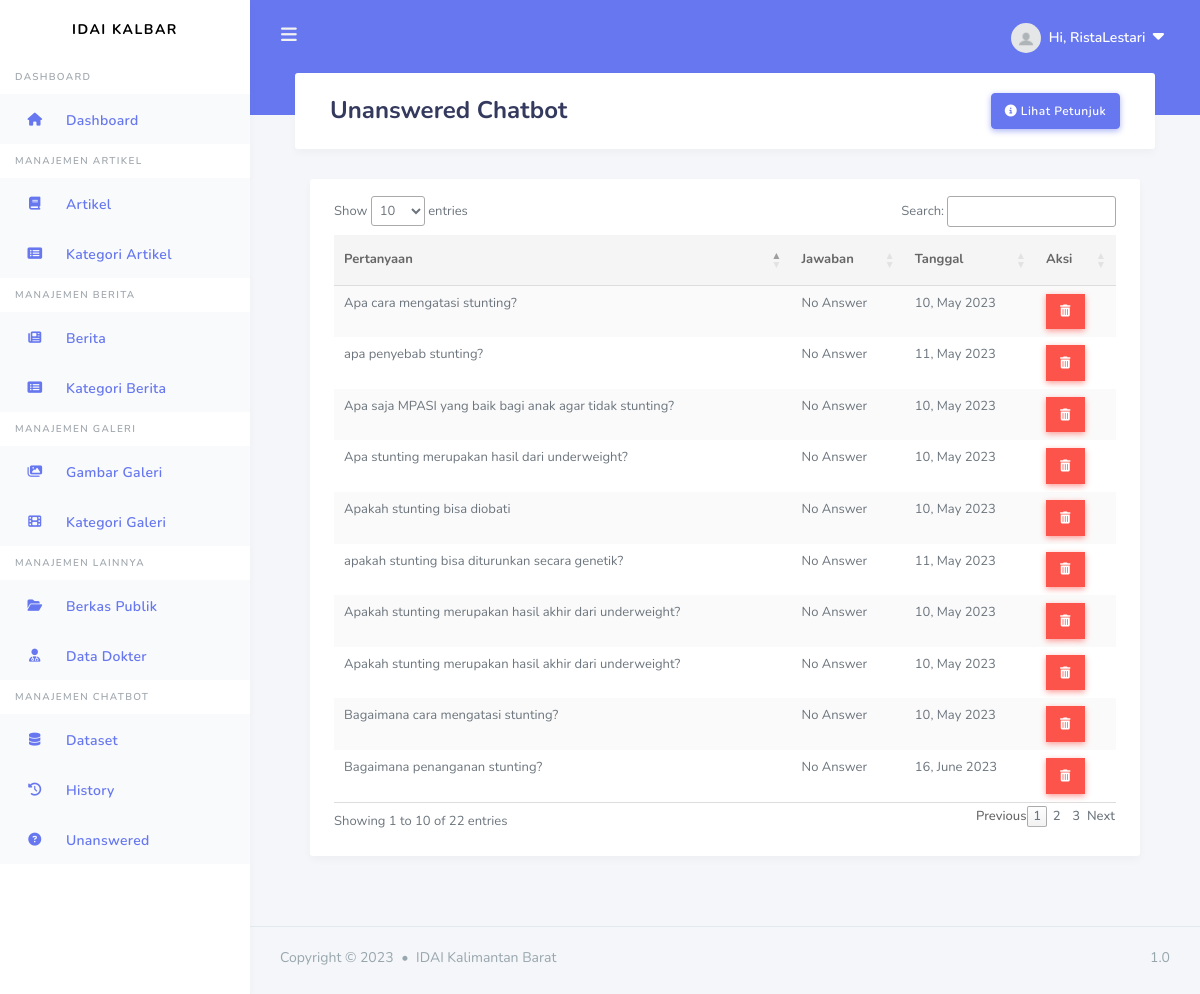
The app's page /admin/unanswered (signed in) with its own data.
### apps/models.py (models this page shows, shortened)
class User(db.Model, UserMixin):
    id = db.Column(db.Integer, primary_key=True)
    username = db.Column(db.String(20), unique=True, nullable=False)
    email = db.Column(db.String(100), unique=True, nullable=False)
    image_file = db.Column(db.String(20), nullable=False, default='default.jpg')
    password = db.Column(db.String(20), nullable=False)
    articles = db.relationship('Article', backref='author', lazy=True)
    news = db.relationship('News', backref='author', lazy=True)
    galleries = db.relationship('Gallery', backref='author', lazy=True)
    image_galleries = db.relationship('Images_Gallery', backref='author', lazy=True)
    berkas = db.relationship('DataDokter', backref='owner', lazy=True, uselist=False)
    roles_id = db.Column(db.Integer, db.ForeignKey('roles.id'), nullable=False, default=2)

class Message(db.Model):
    id = db.Column(db.Integer, primary_key=True)
    question = db.Column(db.String(300))
    status_data = db.Column(db.Boolean, default=False)
    response = db.Column(db.String(300), default="No Answer")
    date_posted = db.Column(db.DateTime, default=datetime.now())

### apps/chatbot/routes.py (the view)
@chatbot.route("/admin/unanswered")
@login_required
def unans_chat():
    messages = Message.query.filter_by(status_data=False).all()
    return render_template('users/admin/chatbot/unanswered.html', messages=messages, title='Unanswered Chatbot')

### apps/models.py (called while the page is built)
@login_manager.user_loader
def load_user(user_id):
    return User.query.get(int(user_id))

### apps/templates/users/admin/chatbot/unanswered.html (shortened to what this page needs)
{% extends "layouts/base_dashboard.html" %}
{% block header %}
<div class="container">
    <h1> {{ title }}</h1>
    <button type="button" class="btn btn-primary float-right" data-toggle="modal" data-target="#modalll">
        <i class="fa-solid fa-circle-info"></i>&nbsp;Lihat Petunjuk
    </button>
</div>
{% endblock header %}
{% block content %}
<div class="container">
    <div class="row">
      <div class="col-12 col-md-12 col-lg-12">
        <div class="card">
          <section class="section m-4">
            <table id="data" class="table table-striped table-hover">
                <thead>
                    <tr>
                        <th scope="col">Pertanyaan</th>
                        <th scope="col">Jawaban</th>
                        <th scope="col">Tanggal</th>
                        <th scope="col">Aksi</th>
                    </tr>
                    </thead>
                    <tbody>
                    {% for m in messages %}
                    <tr>
                        <td>{{ m.question }}</td>
                        <td>{{ m.response }}</td>
                        <td>{{ m.date_posted.strftime("%d, %B %Y") }}</td>
                        <td>
                            <div>
                                <button class="btn btn-danger btn-md rounded-0" type="button" data-placement="top" title="Delete" data-toggle="modal" data-target="#deleteModal{{m.id}}"><i class="fa-solid fa-trash-can"></i></button>
                            </div>
                        </td>
                    </tr>
                    {% endfor %}
                    </tbody>
            </table>
          </section>
        </div>
      </div>
    </div>
</div>
{% endblock content%}

### apps/templates/includes/header.html (shortened to what this page needs)
<div class="navbar-bg"></div>
    <nav class="navbar navbar-expand-lg main-navbar">
      <form class="form-inline mr-auto">
        <ul class="navbar-nav mr-3">
          <li><a href="#" data-toggle="sidebar" class="nav-link nav-link-lg"><i class="fas fa-bars"></i></a></li>
        </ul>
      </form>
      <ul class="navbar-nav navbar-right">
        <li class="dropdown"><a href="#" data-toggle="dropdown" class="nav-link notification-toggle nav-link-lg nav-link-user"><img src="{{ url_for ('static', filename='assets/img/profile_pics/default.jpg') }}" alt="" class="rounded-circle mr-1">
          <div class="d-sm-none d-lg-inline-block">Hi, {{ current_user.username}} &nbsp;<small><i class="fa-solid fa-caret-down"></i></small></div></a>
        </li>
      </ul>
    </nav>

### records on screen
User: username "RistaLestari"
Message: question "Apa saja MPASI yang baik bagi anak agar tidak stunting?", response "No Answer", date_posted "10, May 2023"
Message: question "Apakah stunting merupakan hasil akhir dari underweight?", response "No Answer", date_posted "10, May 2023"
Message: question "Apakah stunting merupakan hasil akhir dari underweight?", response "No Answer", date_posted "10, May 2023"
Message: question "Apa stunting merupakan hasil dari underweight?", response "No Answer", date_posted "10, May 2023"
Message: question "Bagaimana cara mengatasi stunting?", response "No Answer", date_posted "10, May 2023"
Message: question "Apa cara mengatasi stunting?", response "No Answer", date_posted "10, May 2023"
Message: question "Apakah stunting bisa diobati", response "No Answer", date_posted "10, May 2023"
Message: question "apakah stunting bisa diturunkan secara genetik?", response "No Answer", date_posted "11, May 2023"
Message: question "apa penyebab stunting?", response "No Answer", date_posted "11, May 2023"
Message: question "Bagaimana penanganan stunting?", response "No Answer", date_posted "16, June 2023"

### other values on screen
{{ title }} "Unanswered Chatbot"
